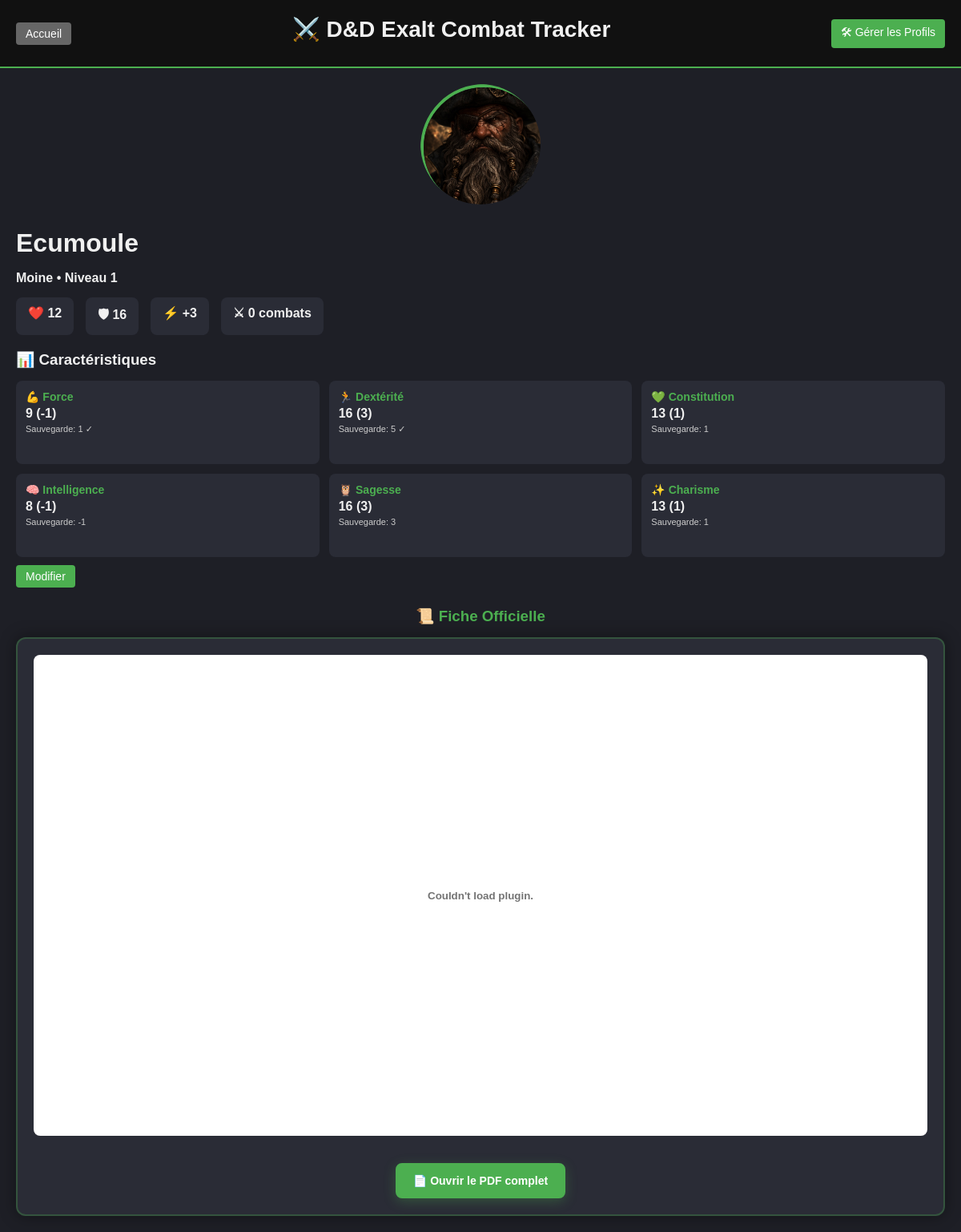
The app's page /template/character/3 with its own data.
### app/models/character.py (models this page shows)
class CharacterTemplate(db.Model):
    id = db.Column(db.Integer, primary_key=True)
    name = db.Column(db.String(100), nullable=False)
    character_class = db.Column(db.String(50))
    level = db.Column(db.Integer, default=1)
    notes = db.Column(db.Text)
    hp_max = db.Column(db.Integer, nullable=False)
    ac_base = db.Column(db.Integer, nullable=False)
    initiative_bonus = db.Column(db.Integer, default=0)
    force = db.Column(db.Integer, default=10)
    dexterite = db.Column(db.Integer, default=10)
    constitution = db.Column(db.Integer, default=10)
    intelligence = db.Column(db.Integer, default=10)
    sagesse = db.Column(db.Integer, default=10)
    charisme = db.Column(db.Integer, default=10)
    maitrise_force = db.Column(db.Boolean, default=False)
    maitrise_dexterite = db.Column(db.Boolean, default=False)
    maitrise_constitution = db.Column(db.Boolean, default=False)
    maitrise_intelligence = db.Column(db.Boolean, default=False)
    maitrise_sagesse = db.Column(db.Boolean, default=False)
    maitrise_charisme = db.Column(db.Boolean, default=False)
    image_filename = db.Column(db.String(255), nullable=True)
    pdf_filename = db.Column(db.String(255), nullable=True)
    created_at = db.Column(db.DateTime, default=datetime.utcnow)
    @property
    def mod_force(self):
        return (self.force - 10) // 2
    @property
    def mod_dexterite(self):
        return (self.dexterite - 10) // 2
    @property
    def mod_constitution(self):
        return (self.constitution - 10) // 2
    @property
    def mod_intelligence(self):
        return (self.intelligence - 10) // 2
    @property
    def mod_sagesse(self):
        return (self.sagesse - 10) // 2
    @property
    def mod_charisme(self):
        return (self.charisme - 10) // 2
    @property
    def bonus_maitrise(self):
        if self.level <= 4:
            return 2
        elif self.level <= 8:
            return 3
        elif self.level <= 12:
            return 4
        elif self.level <= 16:
            return 5
        else:
            return 6
    @property
    def sauvegarde_force(self):
        bonus = self.bonus_maitrise if self.maitrise_force else 0
        return self.mod_force + bonus
    @property
    def sauvegarde_dexterite(self):
        bonus = self.bonus_maitrise if self.maitrise_dexterite else 0
        return self.mod_dexterite + bonus
    @property
    def sauvegarde_constitution(self):
        bonus = self.bonus_maitrise if self.maitrise_constitution else 0
        return self.mod_constitution + bonus
    @property
    def sauvegarde_intelligence(self):
        bonus = self.bonus_maitrise if self.maitrise_intelligence else 0
        return self.mod_intelligence + bonus
    @property
    def sauvegarde_sagesse(self):
        bonus = self.bonus_maitrise if self.maitrise_sagesse else 0
        return self.mod_sagesse + bonus
    @property
    def sauvegarde_charisme(self):
        bonus = self.bonus_maitrise if self.maitrise_charisme else 0
        return self.mod_charisme + bonus

### app/routes/template.py (the view)
@bp.route('/character/<int:id>')
def character_profile(id):
    character = CharacterTemplate.query.get_or_404(id)
    combats_played = TemplateService.get_character_combat_count(character.name)
    return render_template(
        'character_profile.html',
        character=character,
        combats_played=combats_played
    )

### app/services/template_service.py (called while the page is built)
    @staticmethod
    def get_character_combat_count(character_name):
        return Combatant.query.filter_by(name=character_name).count()

### templates/character_profile.html (shortened to what this page needs)
{% extends "base.html" %}
{% block content %}
<div class="character-profile">
    <div class="profile-header">
        <div class="profile-left">
            <div class="template-avatar-container {% if character.image_filename %}has-image{% endif %}">
                {% if character.image_filename %}
                    <img src="{{ url_for('static', filename='uploads/' + character.image_filename) }}"
                         alt="{{ character.name }}" class="profile-avatar">
                {% endif %}
            </div>
        </div>
        <div class="profile-center">
            <h1>{{ character.name }}</h1>
            <p><strong>{{ character.character_class }} • Niveau {{ character.level }}</strong></p>
            <div class="profile-stats">
                <div class="stat-box">❤️ {{ character.hp_max }}</div>
                <div class="stat-box">🛡 {{ character.ac_base }}</div>
                <div class="stat-box">⚡ +{{ character.initiative_bonus }}</div>
                <div class="stat-box">⚔ {{ combats_played }} combats</div>
            </div>
            <div class="char-details">
                <h3>📊 Caractéristiques</h3>
                <div class="char-stats-compact">
                    <div class="char-stat">
                        <span class="stat-name">💪 Force</span>
                        <span class="stat-value">{{ character.force }} ({{ character.mod_force|abs if character.mod_force >= 0 else character.mod_force }})</span>
                        <span class="stat-save">Sauvegarde: {{ character.sauvegarde_force|abs if character.sauvegarde_force >= 0 else character.sauvegarde_force }}{% if character.maitrise_force %} ✓{% endif %}</span>
                    </div>
                    <div class="char-stat">
                        <span class="stat-name">🏃 Dextérité</span>
                        <span class="stat-value">{{ character.dexterite }} ({{ character.mod_dexterite|abs if character.mod_dexterite >= 0 else character.mod_dexterite }})</span>
                        <span class="stat-save">Sauvegarde: {{ character.sauvegarde_dexterite|abs if character.sauvegarde_dexterite >= 0 else character.sauvegarde_dexterite }}{% if character.maitrise_dexterite %} ✓{% endif %}</span>
                    </div>
                    <div class="char-stat">
                        <span class="stat-name">💚 Constitution</span>
                        <span class="stat-value">{{ character.constitution }} ({{ character.mod_constitution|abs if character.mod_constitution >= 0 else character.mod_constitution }})</span>
                        <span class="stat-save">Sauvegarde: {{ character.sauvegarde_constitution|abs if character.sauvegarde_constitution >= 0 else character.sauvegarde_constitution }}{% if character.maitrise_constitution %} ✓{% endif %}</span>
                    </div>
                    <div class="char-stat">
                        <span class="stat-name">🧠 Intelligence</span>
                        <span class="stat-value">{{ character.intelligence }} ({{ character.mod_intelligence|abs if character.mod_intelligence >= 0 else character.mod_intelligence }})</span>
                        <span class="stat-save">Sauvegarde: {{ character.sauvegarde_intelligence|abs if character.sauvegarde_intelligence >= 0 else character.sauvegarde_intelligence }}{% if character.maitrise_intelligence %} ✓{% endif %}</span>
                    </div>
                    <div class="char-stat">
                        <span class="stat-name">🦉 Sagesse</span>
                        <span class="stat-value">{{ character.sagesse }} ({{ character.mod_sagesse|abs if character.mod_sagesse >= 0 else character.mod_sagesse }})</span>
                        <span class="stat-save">Sauvegarde: {{ character.sauvegarde_sagesse|abs if character.sauvegarde_sagesse >= 0 else character.sauvegarde_sagesse }}{% if character.maitrise_sagesse %} ✓{% endif %}</span>
                    </div>
                    <div class="char-stat">
                        <span class="stat-name">✨ Charisme</span>
                        <span class="stat-value">{{ character.charisme }} ({{ character.mod_charisme|abs if character.mod_charisme >= 0 else character.mod_charisme }})</span>
                        <span class="stat-save">Sauvegarde: {{ character.sauvegarde_charisme|abs if character.sauvegarde_charisme >= 0 else character.sauvegarde_charisme }}{% if character.maitrise_charisme %} ✓{% endif %}</span>
                    </div>
                </div>
            </div>
            <div style="margin-top: 15px;">
                <a href="{{ url_for('template.edit_character_template', id=character.id) }}" class="btn btn-primary">Modifier</a>
            </div>
        </div>
        {% if character.pdf_filename %}
        <div class="profile-pdf-preview">
            <h3>📜 Fiche Officielle</h3>
            <div class="pdf-preview-container">
                <embed src="{{ url_for('static', filename='uploads/' + character.pdf_filename) }}"
                       type="application/pdf"
                       class="pdf-preview">
                <div class="pdf-controls">
                    <a href="{{ url_for('static', filename='uploads/' + character.pdf_filename) }}"
                       target="_blank" class="btn btn-primary btn-pdf">
                        📄 Ouvrir le PDF complet
                    </a>
                </div>
            </div>
        </div>
        {% endif %}
    </div>
</div>
{% endblock %}

### static/css/base.css (style rules this page uses)
body { font-family: Arial, sans-serif; background-color: #1e1f26; color: #f0f0f0; margin: 0; padding: 0; }
h1, h2, h3 { margin: 0 0 10px 0; }
a { color: #4caf50; text-decoration: none; }

### static/css/layout.css (style rules this page uses)
.character-profile { display: flex; flex-direction: column; gap: 30px; }
.profile-header { display: flex; gap: 30px; align-items: center; }

### static/css/components.css (style rules this page uses)
.btn, .btn-primary, .btn-danger, .btn-secondary { padding: 6px 12px; border-radius: 4px; text-decoration: none; color: white; border: none; cursor: pointer; font-size: 14px; }
.btn { background: #555; }
.btn-primary { background: #4caf50; }

### static/css/dashboard.css (style rules this page uses)
.template-avatar-container { position: relative; width: 60px; height: 60px; margin-bottom: 8px; border-radius: 50%; overflow: hidden; }

### static/css/templates.css (style rules this page uses)
.template-avatar-container { position: relative; width: 70px; height: 70px; margin: 0 auto; border-radius: 50%; overflow: hidden; }

### static/css/character.css (style rules this page uses)
.profile-header { display: grid; grid-template-columns: auto 1fr auto; gap: 40px; align-items: flex-start; }
.profile-avatar { width: 150px; height: 150px; border-radius: 50%; object-fit: cover; border: 4px solid #4caf50; }
.profile-stats { display: flex; gap: 15px; margin-top: 15px; flex-wrap: wrap; }
.stat-box { background: #2a2c36; padding: 10px 15px; border-radius: 8px; font-weight: bold; }
.profile-center p { margin-bottom: 15px; }
.profile-left { display: flex; align-items: flex-start; }
.template-avatar-container { position: relative; width: 150px; height: 150px; margin: 0 auto; border-radius: 50%; overflow: hidden; }
.char-details { margin-top: 20px; }
.char-stats-compact { display: grid; grid-template-columns: repeat(3, 1fr); gap: 12px; margin-top: 15px; }
.char-stat { background: #2a2c36; padding: 12px; border-radius: 8px; display: flex; flex-direction: column; gap: 4px; min-height: 80px; }
.stat-name { font-weight: bold; color: #4caf50; font-size: 14px; }
.stat-value { font-size: 16px; font-weight: bold; }
.stat-save { font-size: 11px; color: #ccc; }
.profile-pdf-preview { min-width: 500px; max-width: 600px; }
.profile-pdf-preview h3 { margin-bottom: 15px; color: #4caf50; text-align: center; }
.pdf-preview-container { position: relative; background: #2a2c36; border-radius: 12px; padding: 20px; border: 2px solid rgba(76, 175, 80, 0.3); box-shadow: 0 0 20px rgba(0, 0, 0, 0.4); }
.pdf-preview { width: 100%; height: 700px; border: none; border-radius: 8px; background: white; margin-bottom: 15px; }
.pdf-controls { text-align: center; margin-top: 15px; }
.btn-pdf { background: #4caf50; border: 2px solid #4caf50; padding: 12px 20px; font-weight: bold; border-radius: 8px; box-shadow: 0 4px 15px rgba(76, 175, 80, 0.3); transition: all 0.3s ease; display: inline-block; color: white; text-decoration: none; }
@media (max-width: 1400px) { .profile-header { grid-template-columns: 1fr; gap: 30px; } }
@media (max-width: 1400px) { .profile-pdf-preview { min-width: auto; max-width: 100%; } }
@media (max-width: 1400px) { .pdf-preview { height: 600px; } }

### records on screen
CharacterTemplate: image_filename (picture), name "Ecumoule", character_class "Moine", level "1", hp_max "12", ac_base "16", initiative_bonus "3", force "9", mod_force|abs "-1", sauvegarde_force|abs "1", dexterite "16", mod_dexterite|abs "3", sauvegarde_dexterite|abs "5", constitution "13", mod_constitution|abs "1", sauvegarde_constitution|abs "1", intelligence "8", mod_intelligence|abs "-1", sauvegarde_intelligence|abs "-1", sagesse "16", mod_sagesse|abs "3", sauvegarde_sagesse|abs "3", charisme "13", mod_charisme|abs "1", sauvegarde_charisme|abs "1"

### other values on screen
{{ combats_played }} "0"
